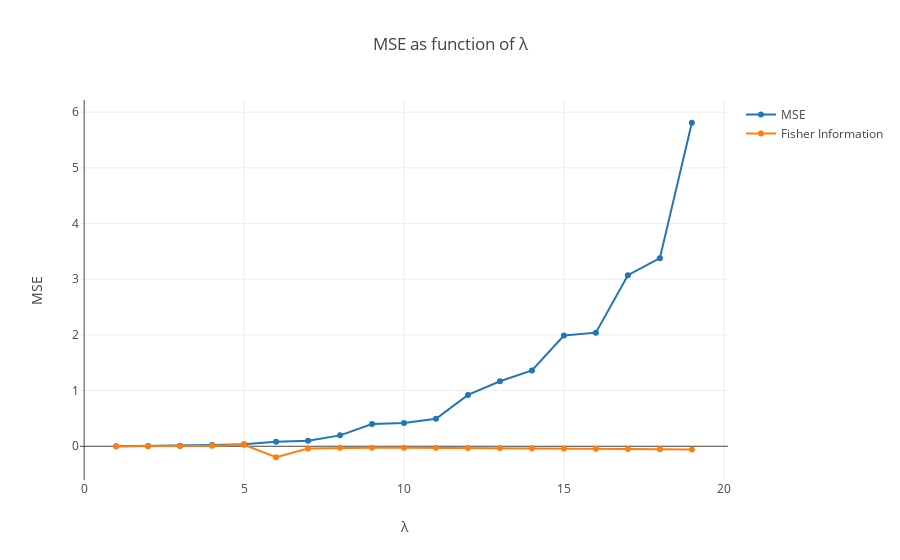

Here is the notebook cell this chart was saved with:
### Code cell
lam = 10.
s = sample_exp(lam, N=1000)

lambdas_true = np.arange(1, 20, 1.)

lyt = Layout(
    title="MSE as function of λ",
    xaxis=dict(title="λ"),
    yaxis=dict(title="MSE")
)

data = [Scatter(
        x=lambdas_true,
        y=[MSE(l, N=1000, repeat=100) for l in lambdas_true],  # this is slow…
        name="MSE"
    ),
    Scatter(
        x=lambdas_true,
        y=[1/I(l, N=1000) for l in lambdas_true],
        name="Fisher Information"
)]

py.iplot(Figure(data=data, layout=lyt))

### Figure 1 — Plotly figure (JSON) as saved in the notebook; plotly's stock layout.template omitted (floating-point values rounded to 4 significant figures)
{"data": [{"name": "MSE", "type": "scatter", "x": [1, 2, 3, 4, 5, 6, 7, 8, 9, 10, 11, 12, 13, 14, 15, 16, 17, 18, 19], "y": [0.0006091, 0.004416, 0.009515, 0.02122, 0.03793, 0.08188, 0.1004, 0.1956, 0.3995, 0.4159, 0.4939, 0.9218, 1.167, 1.361, 1.988, 2.04, 3.072, 3.378, 5.81]}, {"name": "Fisher Information", "type": "scatter", "x": [1, 2, 3, 4, 5, 6, 7, 8, 9, 10, 11, 12, 13, 14, 15, 16, 17, 18, 19], "y": [0.0002289, 0.001215, 0.003317, 0.008256, 0.02704, -0.1973, -0.03897, -0.02869, -0.02633, -0.02638, -0.0276, -0.02957, -0.03211, -0.03513, -0.03861, -0.04252, -0.04685, -0.0516, -0.05679]}], "layout": {"title": "MSE as function of λ", "xaxis": {"title": "λ"}, "yaxis": {"title": "MSE"}}}
